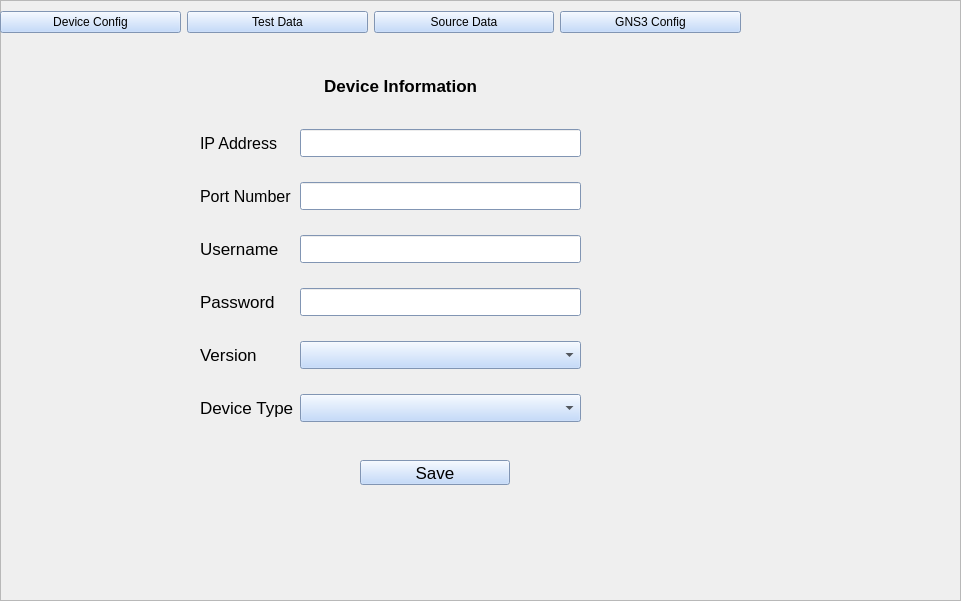
   <widget class="QFrame" name="config_display">
    <property name="geometry">
     <rect>
      <x>120</x>
      <y>70</y>
      <width>961</width>
      <height>601</height>
     </rect>
    </property>
    <property name="frameShape">
     <enum>QFrame::StyledPanel</enum>
    </property>
    <widget class="QWidget" name="config_menu" native="true">
     <property name="geometry">
      <rect>
       <x>0</x>
       <y>0</y>
       <width>741</width>
       <height>45</height>
      </rect>
     </property>
     <property name="palette">
      <palette>
       <active>
        <colorrole role="WindowText">
         <brush brushstyle="SolidPattern">
          <color alpha="255">
           <red>0</red>
           <green>0</green>
           <blue>0</blue>
          </color>
         </brush>
        </colorrole>
        <colorrole role="Button">
         <brush brushstyle="SolidPattern">
          <color alpha="255">
           <red>181</red>
           <green>209</green>
           <blue>250</blue>
          </color>
         </brush>
        </colorrole>
        <colorrole role="Light">
         <brush brushstyle="SolidPattern">
          <color alpha="255">
           <red>255</red>
           <green>255</green>
           <blue>255</blue>
          </color>
         </brush>
        </colorrole>
        <colorrole role="Midlight">
         <brush brushstyle="SolidPattern">
          <color alpha="255">
           <red>218</red>
           <green>232</green>
           <blue>252</blue>
          </color>
         </brush>
        </colorrole>
        <colorrole role="Dark">
         <brush brushstyle="SolidPattern">
          <color alpha="255">
           <red>90</red>
           <green>104</green>
           <blue>125</blue>
          </color>
         </brush>
        </colorrole>
        <colorrole role="Mid">
         <brush brushstyle="SolidPattern">
          <color alpha="255">
           <red>121</red>
           <green>139</green>
           <blue>167</blue>
          </color>
         </brush>
        </colorrole>
        <colorrole role="Text">
         <brush brushstyle="SolidPattern">
          <color alpha="255">
           <red>0</red>
           <green>0</green>
           <blue>0</blue>
          </color>
         </brush>
        </colorrole>
        <colorrole role="BrightText">
         <brush brushstyle="SolidPattern">
          <color alpha="255">
           <red>255</red>
           <green>255</green>
           <blue>255</blue>
          </color>
         </brush>
        </colorrole>
        <colorrole role="ButtonText">
         <brush brushstyle="SolidPattern">
          <color alpha="255">
           <red>0</red>
           <green>0</green>
           <blue>0</blue>
          </color>
         </brush>
        </colorrole>
        <colorrole role="Base">
         <brush brushstyle="SolidPattern">
          <color alpha="255">
           <red>255</red>
           <green>255</green>
           <blue>255</blue>
          </color>
         </brush>
        </colorrole>
        <colorrole role="Window">
         <brush brushstyle="SolidPattern">
          <color alpha="255">
           <red>181</red>
           <green>209</green>
           <blue>250</blue>
          </color>
         </brush>
        </colorrole>
        <colorrole role="Shadow">
         <brush brushstyle="SolidPattern">
          <color alpha="255">
           <red>0</red>
           <green>0</green>
           <blue>0</blue>
          </color>
         </brush>
        </colorrole>
        <colorrole role="AlternateBase">
         <brush brushstyle="SolidPattern">
          <color alpha="255">
           <red>218</red>
           <green>232</green>
           <blue>252</blue>
          </color>
         </brush>
        </colorrole>
        <colorrole role="ToolTipBase">
         <brush brushstyle="SolidPattern">
          <color alpha="255">
           <red>255</red>
           <green>255</green>
           <blue>220</blue>
          </color>
         </brush>
        </colorrole>
        <colorrole role="ToolTipText">
         <brush brushstyle="SolidPattern">
          <color alpha="255">
           <red>0</red>
           <green>0</green>
           <blue>0</blue>
          </color>
         </brush>
        </colorrole>
        <colorrole role="PlaceholderText">
         <brush brushstyle="SolidPattern">
          <color alpha="128">
           <red>0</red>
           <green>0</green>
           <blue>0</blue>
          </color>
         </brush>
        </colorrole>
       </active>
       <inactive>
        <colorrole role="WindowText">
         <brush brushstyle="SolidPattern">
          <color alpha="255">
           <red>0</red>
           <green>0</green>
           <blue>0</blue>
          </color>
         </brush>
        </colorrole>
        <colorrole role="Button">
         <brush brushstyle="SolidPattern">
          <color alpha="255">
           <red>181</red>
           <green>209</green>
           <blue>250</blue>
          </color>
         </brush>
        </colorrole>
        <colorrole role="Light">
         <brush brushstyle="SolidPattern">
          <color alpha="255">
           <red>255</red>
           <green>255</green>
           <blue>255</blue>
          </color>
         </brush>
        </colorrole>
        <colorrole role="Midlight">
         <brush brushstyle="SolidPattern">
          <color alpha="255">
           <red>218</red>
           <green>232</green>
           <blue>252</blue>
          </color>
         </brush>
        </colorrole>
        <colorrole role="Dark">
         <brush brushstyle="SolidPattern">
          <color alpha="255">
           <red>90</red>
           <green>104</green>
           <blue>125</blue>
          </color>
         </brush>
        </colorrole>
        <colorrole role="Mid">
         <brush brushstyle="SolidPattern">
          <color alpha="255">
           <red>121</red>
           <green>139</green>
           <blue>167</blue>
          </color>
         </brush>
        </colorrole>
        <colorrole role="Text">
         <brush brushstyle="SolidPattern">
          <color alpha="255">
           <red>0</red>
           <green>0</green>
           <blue>0</blue>
          </color>
         </brush>
        </colorrole>
        <colorrole role="BrightText">
         <brush brushstyle="SolidPattern">
          <color alpha="255">
           <red>255</red>
           <green>255</green>
           <blue>255</blue>
          </color>
         </brush>
        </colorrole>
        <colorrole role="ButtonText">
         <brush brushstyle="SolidPattern">
          <color alpha="255">
           <red>0</red>
           <green>0</green>
           <blue>0</blue>
          </color>
         </brush>
        </colorrole>
        <colorrole role="Base">
         <brush brushstyle="SolidPattern">
          <color alpha="255">
           <red>255</red>
           <green>255</green>
           <blue>255</blue>
          </color>
         </brush>
        </colorrole>
        <colorrole role="Window">
         <brush brushstyle="SolidPattern">
          <color alpha="255">
           <red>181</red>
           <green>209</green>
           <blue>250</blue>
          </color>
         </brush>
        </colorrole>
        <colorrole role="Shadow">
         <brush brushstyle="SolidPattern">
          <color alpha="255">
           <red>0</red>
           <green>0</green>
           <blue>0</blue>
          </color>
         </brush>
        </colorrole>
        <colorrole role="AlternateBase">
         <brush brushstyle="SolidPattern">
          <color alpha="255">
           <red>218</red>
           <green>232</green>
           <blue>252</blue>
          </color>
         </brush>
        </colorrole>
        <colorrole role="ToolTipBase">
         <brush brushstyle="SolidPattern">
          <color alpha="255">
           <red>255</red>
           <green>255</green>
           <blue>220</blue>
          </color>
         </brush>
        </colorrole>
        <colorrole role="ToolTipText">
         <brush brushstyle="SolidPattern">
          <color alpha="255">
           <red>0</red>
           <green>0</green>
           <blue>0</blue>
          </color>
         </brush>
        </colorrole>
        <colorrole role="PlaceholderText">
         <brush brushstyle="SolidPattern">
          <color alpha="128">
           <red>0</red>
           <green>0</green>
           <blue>0</blue>
          </color>
         </brush>
        </colorrole>
       </inactive>
       <disabled>
        <colorrole role="WindowText">
         <brush brushstyle="SolidPattern">
          <color alpha="255">
           <red>90</red>
           <green>104</green>
           <blue>125</blue>
          </color>
         </brush>
        </colorrole>
        <colorrole role="Button">
         <brush brushstyle="SolidPattern">
          <color alpha="255">
           <red>181</red>
           <green>209</green>
           <blue>250</blue>
          </color>
         </brush>
        </colorrole>
        <colorrole role="Light">
         <brush brushstyle="SolidPattern">
          <color alpha="255">
           <red>255</red>
           <green>255</green>
           <blue>255</blue>
          </color>
         </brush>
        </colorrole>
        <colorrole role="Midlight">
         <brush brushstyle="SolidPattern">
          <color alpha="255">
           <red>218</red>
           <green>232</green>
           <blue>252</blue>
          </color>
         </brush>
        </colorrole>
        <colorrole role="Dark">
         <brush brushstyle="SolidPattern">
          <color alpha="255">
           <red>90</red>
           <green>104</green>
           <blue>125</blue>
          </color>
         </brush>
        </colorrole>
        <colorrole role="Mid">
         <brush brushstyle="SolidPattern">
          <color alpha="255">
           <red>121</red>
           <green>139</green>
           <blue>167</blue>
          </color>
         </brush>
        </colorrole>
        <colorrole role="Text">
         <brush brushstyle="SolidPattern">
          <color alpha="255">
           <red>90</red>
           <green>104</green>
           <blue>125</blue>
          </color>
         </brush>
        </colorrole>
        <colorrole role="BrightText">
         <brush brushstyle="SolidPattern">
          <color alpha="255">
           <red>255</red>
           <green>255</green>
           <blue>255</blue>
          </color>
         </brush>
        </colorrole>
        <colorrole role="ButtonText">
         <brush brushstyle="SolidPattern">
          <color alpha="255">
           <red>90</red>
           <green>104</green>
           <blue>125</blue>
          </color>
         </brush>
        </colorrole>
        <colorrole role="Base">
         <brush brushstyle="SolidPattern">
          <color alpha="255">
           <red>181</red>
           <green>209</green>
           <blue>250</blue>
          </color>
         </brush>
        </colorrole>
        <colorrole role="Window">
         <brush brushstyle="SolidPattern">
          <color alpha="255">
           <red>181</red>
           <green>209</green>
           <blue>250</blue>
          </color>
         </brush>
        </colorrole>
        <colorrole role="Shadow">
         <brush brushstyle="SolidPattern">
          <color alpha="255">
           <red>0</red>
           <green>0</green>
           <blue>0</blue>
          </color>
         </brush>
        </colorrole>
        <colorrole role="AlternateBase">
         <brush brushstyle="SolidPattern">
          <color alpha="255">
           <red>181</red>
           <green>209</green>
           <blue>250</blue>
          </color>
         </brush>
        </colorrole>
        <colorrole role="ToolTipBase">
         <brush brushstyle="SolidPattern">
          <color alpha="255">
           <red>255</red>
           <green>255</green>
           <blue>220</blue>
          </color>
         </brush>
        </colorrole>
        <colorrole role="ToolTipText">
         <brush brushstyle="SolidPattern">
          <color alpha="255">
           <red>0</red>
           <green>0</green>
           <blue>0</blue>
          </color>
         </brush>
        </colorrole>
        <colorrole role="PlaceholderText">
         <brush brushstyle="SolidPattern">
          <color alpha="128">
           <red>0</red>
           <green>0</green>
           <blue>0</blue>
          </color>
         </brush>
        </colorrole>
       </disabled>
      </palette>
     </property>
     <layout class="QHBoxLayout" name="horizontalLayout_3">
      <item>
       <layout class="QHBoxLayout" name="horizontalLayout_2">
        <item>
         <widget class="QPushButton" name="device_config">
          <property name="text">
           <string>Device Config</string>
          </property>
         </widget>
        </item>
        <item>
         <widget class="QPushButton" name="test_data">
          <property name="text">
           <string>Test Data</string>
          </property>
         </widget>
        </item>
        <item>
         <widget class="QPushButton" name="source_data">
          <property name="text">
           <string>Source Data</string>
          </property>
         </widget>
        </item>
        <item>
         <widget class="QPushButton" name="gns3_config">
          <property name="text">
           <string>GNS3 Config</string>
          </property>
         </widget>
        </item>
       </layout>
      </item>
     </layout>
    </widget>
    <widget class="QWidget" name="device_config_widget" native="true">
     <property name="geometry">
      <rect>
       <x>0</x>
       <y>40</y>
       <width>861</width>
       <height>541</height>
      </rect>
     </property>
     <property name="palette">
      <palette>
       <active>
        <colorrole role="WindowText">
         <brush brushstyle="SolidPattern">
          <color alpha="255">
           <red>0</red>
           <green>0</green>
           <blue>0</blue>
          </color>
         </brush>
        </colorrole>
        <colorrole role="Button">
         <brush brushstyle="SolidPattern">
          <color alpha="255">
           <red>181</red>
           <green>209</green>
           <blue>250</blue>
          </color>
         </brush>
        </colorrole>
        <colorrole role="Light">
         <brush brushstyle="SolidPattern">
          <color alpha="255">
           <red>255</red>
           <green>255</green>
           <blue>255</blue>
          </color>
         </brush>
        </colorrole>
        <colorrole role="Midlight">
         <brush brushstyle="SolidPattern">
          <color alpha="255">
           <red>218</red>
           <green>232</green>
           <blue>252</blue>
          </color>
         </brush>
        </colorrole>
        <colorrole role="Dark">
         <brush brushstyle="SolidPattern">
          <color alpha="255">
           <red>90</red>
           <green>104</green>
           <blue>125</blue>
          </color>
         </brush>
        </colorrole>
        <colorrole role="Mid">
         <brush brushstyle="SolidPattern">
          <color alpha="255">
           <red>121</red>
           <green>139</green>
           <blue>167</blue>
          </color>
         </brush>
        </colorrole>
        <colorrole role="Text">
         <brush brushstyle="SolidPattern">
          <color alpha="255">
           <red>0</red>
           <green>0</green>
           <blue>0</blue>
          </color>
         </brush>
        </colorrole>
        <colorrole role="BrightText">
         <brush brushstyle="SolidPattern">
          <color alpha="255">
           <red>255</red>
           <green>255</green>
           <blue>255</blue>
          </color>
         </brush>
        </colorrole>
        <colorrole role="ButtonText">
         <brush brushstyle="SolidPattern">
          <color alpha="255">
           <red>0</red>
           <green>0</green>
           <blue>0</blue>
          </color>
         </brush>
        </colorrole>
        <colorrole role="Base">
         <brush brushstyle="SolidPattern">
          <color alpha="255">
           <red>255</red>
           <green>255</green>
           <blue>255</blue>
          </color>
         </brush>
        </colorrole>
        <colorrole role="Window">
         <brush brushstyle="SolidPattern">
          <color alpha="255">
           <red>181</red>
           <green>209</green>
           <blue>250</blue>
          </color>
         </brush>
        </colorrole>
        <colorrole role="Shadow">
         <brush brushstyle="SolidPattern">
          <color alpha="255">
           <red>0</red>
           <green>0</green>
           <blue>0</blue>
          </color>
         </brush>
        </colorrole>
        <colorrole role="AlternateBase">
         <brush brushstyle="SolidPattern">
          <color alpha="255">
           <red>218</red>
           <green>232</green>
           <blue>252</blue>
          </color>
         </brush>
        </colorrole>
        <colorrole role="ToolTipBase">
         <brush brushstyle="SolidPattern">
          <color alpha="255">
           <red>255</red>
           <green>255</green>
           <blue>220</blue>
          </color>
         </brush>
        </colorrole>
        <colorrole role="ToolTipText">
         <brush brushstyle="SolidPattern">
          <color alpha="255">
           <red>0</red>
           <green>0</green>
           <blue>0</blue>
          </color>
         </brush>
        </colorrole>
        <colorrole role="PlaceholderText">
         <brush brushstyle="SolidPattern">
          <color alpha="128">
           <red>0</red>
           <green>0</green>
           <blue>0</blue>
          </color>
         </brush>
        </colorrole>
       </active>
       <inactive>
        <colorrole role="WindowText">
         <brush brushstyle="SolidPattern">
          <color alpha="255">
           <red>0</red>
           <green>0</green>
           <blue>0</blue>
          </color>
         </brush>
        </colorrole>
        <colorrole role="Button">
         <brush brushstyle="SolidPattern">
          <color alpha="255">
           <red>181</red>
           <green>209</green>
           <blue>250</blue>
          </color>
         </brush>
        </colorrole>
        <colorrole role="Light">
         <brush brushstyle="SolidPattern">
          <color alpha="255">
           <red>255</red>
           <green>255</green>
           <blue>255</blue>
          </color>
         </brush>
        </colorrole>
        <colorrole role="Midlight">
         <brush brushstyle="SolidPattern">
          <color alpha="255">
           <red>218</red>
           <green>232</green>
           <blue>252</blue>
          </color>
         </brush>
        </colorrole>
        <colorrole role="Dark">
         <brush brushstyle="SolidPattern">
          <color alpha="255">
           <red>90</red>
           <green>104</green>
           <blue>125</blue>
          </color>
         </brush>
        </colorrole>
        <colorrole role="Mid">
         <brush brushstyle="SolidPattern">
          <color alpha="255">
           <red>121</red>
           <green>139</green>
           <blue>167</blue>
          </color>
         </brush>
        </colorrole>
        <colorrole role="Text">
         <brush brushstyle="SolidPattern">
          <color alpha="255">
           <red>0</red>
           <green>0</green>
           <blue>0</blue>
          </color>
         </brush>
        </colorrole>
        <colorrole role="BrightText">
         <brush brushstyle="SolidPattern">
          <color alpha="255">
           <red>255</red>
           <green>255</green>
           <blue>255</blue>
          </color>
         </brush>
        </colorrole>
        <colorrole role="ButtonText">
         <brush brushstyle="SolidPattern">
          <color alpha="255">
           <red>0</red>
           <green>0</green>
           <blue>0</blue>
          </color>
         </brush>
        </colorrole>
        <colorrole role="Base">
         <brush brushstyle="SolidPattern">
          <color alpha="255">
           <red>255</red>
           <green>255</green>
           <blue>255</blue>
          </color>
         </brush>
        </colorrole>
        <colorrole role="Window">
         <brush brushstyle="SolidPattern">
          <color alpha="255">
           <red>181</red>
           <green>209</green>
           <blue>250</blue>
          </color>
         </brush>
        </colorrole>
        <colorrole role="Shadow">
         <brush brushstyle="SolidPattern">
          <color alpha="255">
           <red>0</red>
           <green>0</green>
           <blue>0</blue>
          </color>
         </brush>
        </colorrole>
        <colorrole role="AlternateBase">
         <brush brushstyle="SolidPattern">
          <color alpha="255">
           <red>218</red>
           <green>232</green>
           <blue>252</blue>
          </color>
         </brush>
        </colorrole>
        <colorrole role="ToolTipBase">
         <brush brushstyle="SolidPattern">
          <color alpha="255">
           <red>255</red>
           <green>255</green>
           <blue>220</blue>
          </color>
         </brush>
        </colorrole>
        <colorrole role="ToolTipText">
         <brush brushstyle="SolidPattern">
          <color alpha="255">
           <red>0</red>
           <green>0</green>
           <blue>0</blue>
          </color>
         </brush>
        </colorrole>
        <colorrole role="PlaceholderText">
         <brush brushstyle="SolidPattern">
          <color alpha="128">
           <red>0</red>
           <green>0</green>
           <blue>0</blue>
          </color>
         </brush>
        </colorrole>
       </inactive>
       <disabled>
        <colorrole role="WindowText">
         <brush brushstyle="SolidPattern">
          <color alpha="255">
           <red>90</red>
           <green>104</green>
           <blue>125</blue>
          </color>
         </brush>
        </colorrole>
        <colorrole role="Button">
         <brush brushstyle="SolidPattern">
          <color alpha="255">
           <red>181</red>
           <green>209</green>
           <blue>250</blue>
          </color>
         </brush>
        </colorrole>
        <colorrole role="Light">
         <brush brushstyle="SolidPattern">
          <color alpha="255">
           <red>255</red>
           <green>255</green>
           <blue>255</blue>
          </color>
         </brush>
        </colorrole>
        <colorrole role="Midlight">
         <brush brushstyle="SolidPattern">
          <color alpha="255">
           <red>218</red>
           <green>232</green>
           <blue>252</blue>
          </color>
         </brush>
        </colorrole>
        <colorrole role="Dark">
         <brush brushstyle="SolidPattern">
          <color alpha="255">
           <red>90</red>
           <green>104</green>
           <blue>125</blue>
          </color>
         </brush>
        </colorrole>
        <colorrole role="Mid">
         <brush brushstyle="SolidPattern">
          <color alpha="255">
           <red>121</red>
           <green>139</green>
           <blue>167</blue>
          </color>
         </brush>
        </colorrole>
        <colorrole role="Text">
         <brush brushstyle="SolidPattern">
          <color alpha="255">
           <red>90</red>
           <green>104</green>
           <blue>125</blue>
          </color>
         </brush>
        </colorrole>
        <colorrole role="BrightText">
         <brush brushstyle="SolidPattern">
          <color alpha="255">
           <red>255</red>
           <green>255</green>
           <blue>255</blue>
          </color>
         </brush>
        </colorrole>
        <colorrole role="ButtonText">
         <brush brushstyle="SolidPattern">
          <color alpha="255">
           <red>90</red>
           <green>104</green>
           <blue>125</blue>
          </color>
         </brush>
        </colorrole>
        <colorrole role="Base">
         <brush brushstyle="SolidPattern">
          <color alpha="255">
           <red>181</red>
           <green>209</green>
           <blue>250</blue>
          </color>
         </brush>
        </colorrole>
        <colorrole role="Window">
         <brush brushstyle="SolidPattern">
          <color alpha="255">
           <red>181</red>
           <green>209</green>
           <blue>250</blue>
          </color>
         </brush>
        </colorrole>
        <colorrole role="Shadow">
         <brush brushstyle="SolidPattern">
          <color alpha="255">
           <red>0</red>
           <green>0</green>
           <blue>0</blue>
          </color>
         </brush>
        </colorrole>
        <colorrole role="AlternateBase">
         <brush brushstyle="SolidPattern">
          <color alpha="255">
           <red>181</red>
           <green>209</green>
           <blue>250</blue>
          </color>
         </brush>
        </colorrole>
        <colorrole role="ToolTipBase">
         <brush brushstyle="SolidPattern">
          <color alpha="255">
           <red>255</red>
           <green>255</green>
           <blue>220</blue>
          </color>
         </brush>
        </colorrole>
        <colorrole role="ToolTipText">
         <brush brushstyle="SolidPattern">
          <color alpha="255">
           <red>0</red>
           <green>0</green>
           <blue>0</blue>
          </color>
         </brush>
        </colorrole>
        <colorrole role="PlaceholderText">
         <brush brushstyle="SolidPattern">
          <color alpha="128">
           <red>0</red>
           <green>0</green>
           <blue>0</blue>
          </color>
         </brush>
        </colorrole>
       </disabled>
      </palette>
     </property>
     <property name="font">
      <font>
       <pointsize>13</pointsize>
      </font>
     </property>
     <widget class="QLabel" name="label">
      <property name="geometry">
       <rect>
        <x>310</x>
        <y>30</y>
        <width>201</width>
        <height>31</height>
       </rect>
      </property>
      <property name="font">
       <font>
        <pointsize>13</pointsize>
        <weight>75</weight>
        <bold>true</bold>
       </font>
      </property>
      <property name="text">
       <string>   Device Information</string>
      </property>
     </widget>
     <widget class="QPushButton" name="pushButton">
      <property name="geometry">
       <rect>
        <x>360</x>
        <y>420</y>
        <width>150</width>
        <height>25</height>
       </rect>
      </property>
      <property name="text">
       <string>Save</string>
      </property>
     </widget>
     <widget class="QWidget" name="layoutWidget">
      <property name="geometry">
       <rect>
        <x>200</x>
        <y>70</y>
        <width>381</width>
        <height>331</height>
       </rect>
      </property>
      <layout class="QGridLayout" name="gridLayout">
       <item row="0" column="0">
        <widget class="QLabel" name="label_2">
         <property name="font">
          <font>
           <pointsize>12</pointsize>
          </font>
         </property>
         <property name="text">
          <string>IP Address</string>
         </property>
        </widget>
       </item>
       <item row="2" column="2">
        <widget class="QLineEdit" name="device_username"/>
       </item>
       <item row="4" column="2">
        <widget class="QComboBox" name="ip_version"/>
       </item>
       <item row="5" column="2">
        <widget class="QComboBox" name="product_name"/>
       </item>
       <item row="0" column="2">
        <widget class="QLineEdit" name="device_ip"/>
       </item>
       <item row="3" column="0">
        <widget class="QLabel" name="label_4">
         <property name="text">
          <string>Password</string>
         </property>
        </widget>
       </item>
       <item row="1" column="0">
        <widget class="QLabel" name="label_7">
         <property name="font">
          <font>
           <pointsize>12</pointsize>
          </font>
         </property>
         <property name="text">
          <string>Port Number</string>
         </property>
        </widget>
       </item>
       <item row="2" column="0">
        <widget class="QLabel" name="label_3">
         <property name="text">
          <string>Username</string>
         </property>
        </widget>
       </item>
       <item row="5" column="0">
        <widget class="QLabel" name="label_6">
         <property name="text">
          <string>Device Type</string>
         </property>
        </widget>
       </item>
       <item row="4" column="0">
        <widget class="QLabel" name="label_5">
         <property name="text">
          <string>Version</string>
         </property>
        </widget>
       </item>
       <item row="3" column="2">
        <widget class="QLineEdit" name="device_password">
         <property name="echoMode">
          <enum>QLineEdit::Password</enum>
         </property>
        </widget>
       </item>
       <item row="1" column="2">
        <widget class="QLineEdit" name="device_port"/>
       </item>
      </layout>
     </widget>
    </widget>
   </widget>
